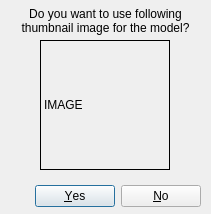
<?xml version="1.0" encoding="UTF-8"?>
<ui version="4.0">
 <class>CQDlgModelThumbnailVisu</class>
 <widget class="QDialog" name="CQDlgModelThumbnailVisu">
  <property name="geometry">
   <rect>
    <x>0</x>
    <y>0</y>
    <width>211</width>
    <height>214</height>
   </rect>
  </property>
  <property name="windowTitle">
   <string>Model Thumbnail Image</string>
  </property>
  <property name="locale">
   <locale language="English" country="UnitedStates"/>
  </property>
  <widget class="QLabel" name="qqImage">
   <property name="geometry">
    <rect>
     <x>40</x>
     <y>40</y>
     <width>130</width>
     <height>130</height>
    </rect>
   </property>
   <property name="frameShape">
    <enum>QFrame::Box</enum>
   </property>
   <property name="frameShadow">
    <enum>QFrame::Plain</enum>
   </property>
   <property name="lineWidth">
    <number>1</number>
   </property>
   <property name="text">
    <string>IMAGE</string>
   </property>
  </widget>
  <widget class="QDialogButtonBox" name="qqYesNo">
   <property name="geometry">
    <rect>
     <x>10</x>
     <y>180</y>
     <width>191</width>
     <height>32</height>
    </rect>
   </property>
   <property name="standardButtons">
    <set>QDialogButtonBox::No|QDialogButtonBox::Yes</set>
   </property>
  </widget>
  <widget class="QLabel" name="label">
   <property name="geometry">
    <rect>
     <x>10</x>
     <y>0</y>
     <width>191</width>
     <height>41</height>
    </rect>
   </property>
   <property name="text">
    <string>Do you want to use following thumbnail image for the model?</string>
   </property>
   <property name="alignment">
    <set>Qt::AlignCenter</set>
   </property>
   <property name="wordWrap">
    <bool>true</bool>
   </property>
  </widget>
 </widget>
 <resources/>
 <connections/>
</ui>
